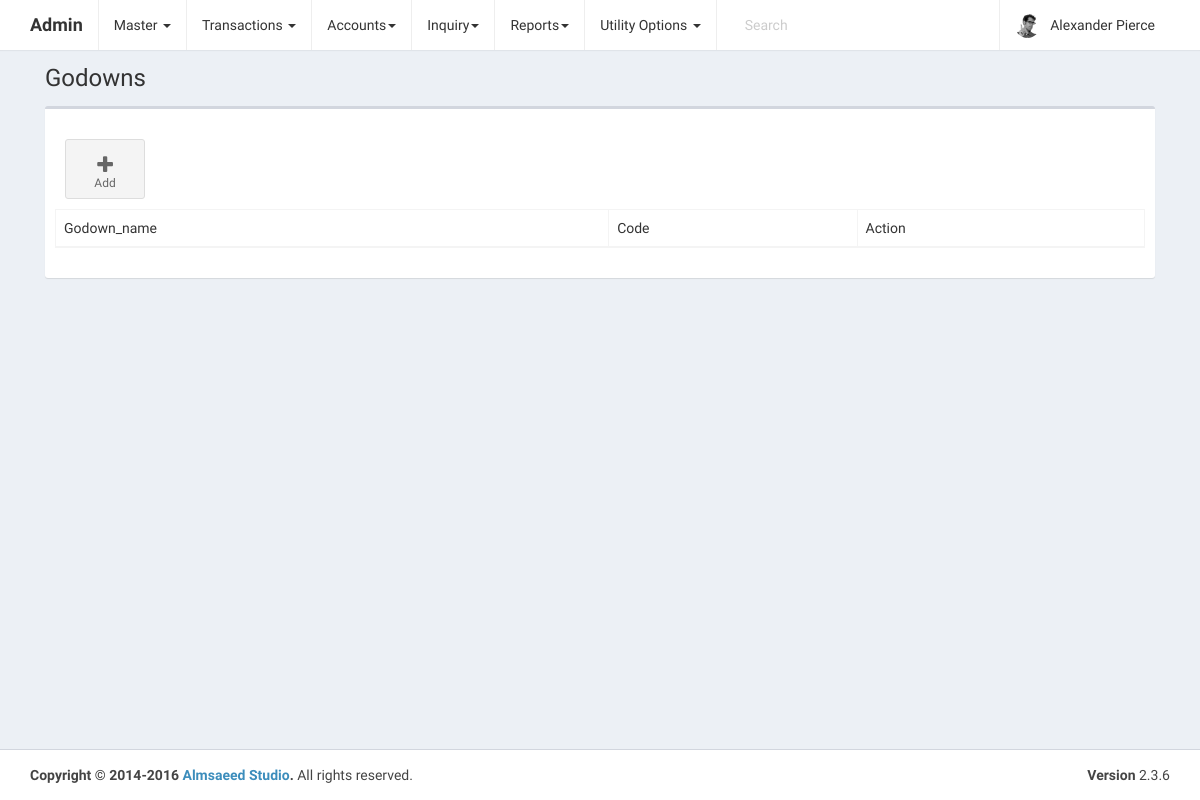
/home.php?controller=godown&action=godowns, run on an earlier commit of the app's database.
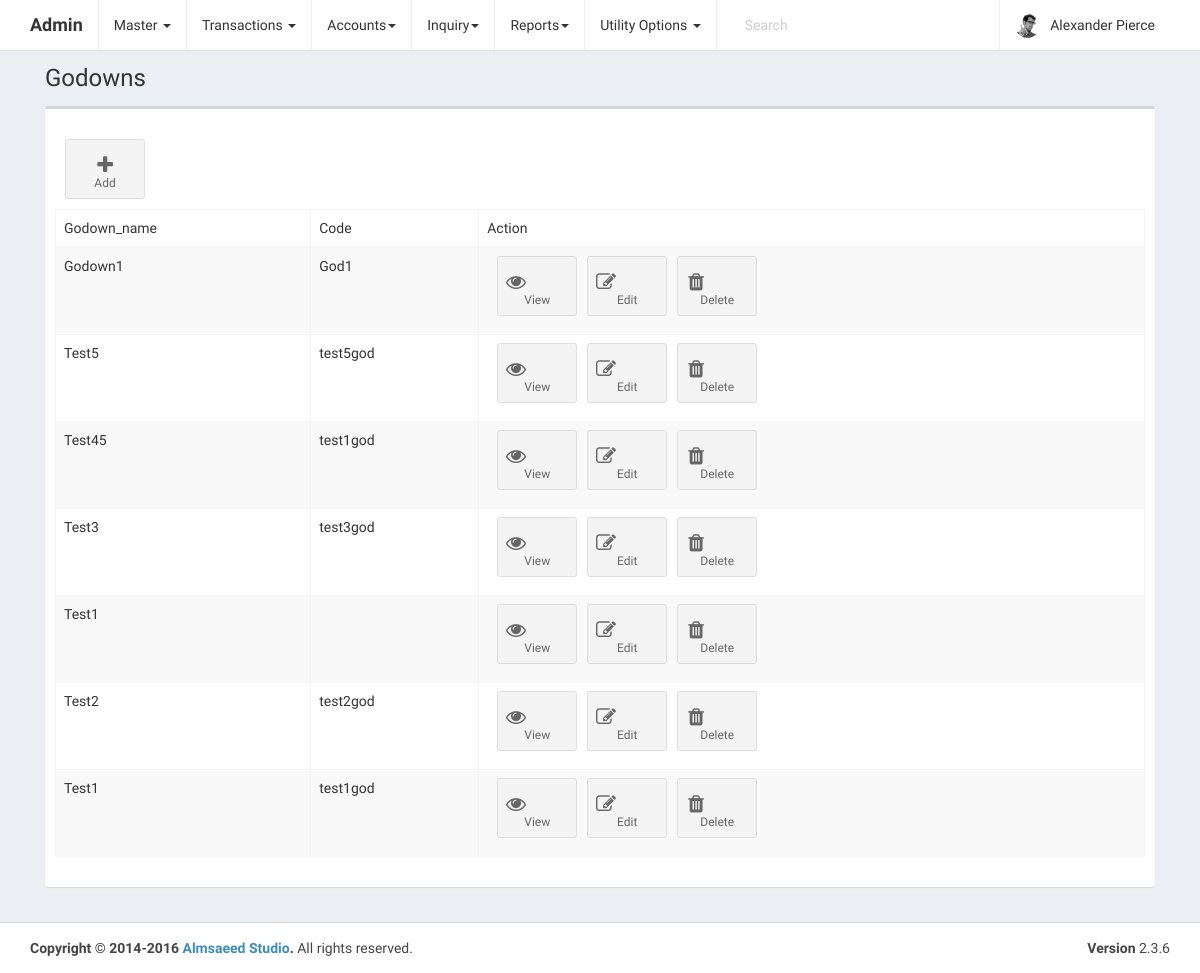
And on a later commit of the database.
### tables this page shows
CREATE TABLE `godowns` (
  `id` int(11) NOT NULL,
  `godown_name` varchar(255) NOT NULL,
  `code` varchar(255) NOT NULL,
  `branch_id` varchar(255) NOT NULL,
  `address` varchar(255) NOT NULL,
  `phone_no` int(20) NOT NULL,
  `email_id` varchar(255) NOT NULL,
  `created_at` datetime NOT NULL DEFAULT CURRENT_TIMESTAMP,
  `updated_at` datetime NOT NULL DEFAULT CURRENT_TIMESTAMP ON UPDATE CURRENT_TIMESTAMP
);

### controller/GodownController.php (called while the page is built, shortened)
<?php
include_once 'model/Godown.php';
class GodownController {
    public $model;
    public function __construct() {
        $this->model = new Godown;
    }
    public function godowns() {
        $godowns = $this->model->view_godown();
        include_once $_SERVER['DOCUMENT_ROOT'] . '/ambica_logistics/views/layout.php';
    }
}
?>

### model/Godown.php (called while the page is built, shortened)
<?php
class Godown {
    public $conn;
    public function __construct() {
        $this->conn = mysqli_connect("localhost", "root", "");
        mysqli_select_db($this->conn, "ambica_logistics");
    }
    public function view_godown() {
        $get = mysqli_query($this->conn, "SELECT * FROM godowns ORDER BY id DESC");
        return $get;
    }
}
?>

### views/godowns.php (the view, shortened to what this page needs)
<section class="content-header">
    <h1>
        Godowns
    </h1>
</section>
<section class="content">
    <div class="row">
        <div class="col-xs-12">
            <div class="box">
                <div class="box-header">
                </div>
                <div class="box-body">
                    <a href="?controller=godown&action=add_newgodown" class="btn btn-app">
                        <i class="fa fa-plus"></i> Add
                    </a>
                    <div calss="table-responsive">
                        <table id="example2" class="table table-bordered table-striped">
                            <thead>
                                <tr>
                                    <td>Godown_name</td>
                                    <td>Code</td>
                                    <td>Action</td>
                                </tr>
                            </thead>
                            <tbody>
                                <?php
                                while ($row = mysqli_fetch_assoc($godowns)) {
                                    echo "<tr>";
                                    echo "<td>" . $row['godown_name'] . "</td>";
                                    echo "<td>" . $row['code'] . "</td>";
                                echo "<td><a href=\"?controller=godown&action=edit_godowns&id=" . $row['id'] . "\" class=\"btn btn-app\"><i class=\"fa fa-fw fa-eye\"></i>View</a>"
                                    . "<a href=\"?controller=godown&action=edit_godowns&id=" . $row['id'] . "\" class=\"btn btn-app\"><i class=\"fa fa-fw fa-pencil-square-o\"></i>Edit</a>"
                                        . "<a href=\"?controller=godown&action=delete_godown&id=" . $row['id'] . "\" onclick=\"return confirm('Want to delete?')\" class=\"btn btn-app\"><i class=\"fa fa-fw fa-trash\"></i>Delete</a></td>";
                                    echo "</tr>";
                                }
                                ?>
                            </tbody>
                        </table>
                    </div>
                </div>
            </div>
        </div>
    </div>
</section>

### home.php (shortened to what this page needs)
<?php
if (isset($_GET["controller"])) {
    $controller = $_GET["controller"];
    if ($controller == "branch") {
        include_once $_SERVER['DOCUMENT_ROOT'] . '/ambica_logistics/controller/BranchMasterController.php';
        $obj = new BranchMasterController();
        if (isset($_GET["action"])) {
            if ($_GET["action"] == "branches") {
                $obj->branches();
            } elseif ($_GET["action"] == "add_newbranch") {
                $obj->insert_record();
            } elseif ($_GET["action"] == "edit_branch") {
                if (isset($_GET["id"])) {
                    $branch_id = $_GET["id"];
                    $obj->update($branch_id);
                }
            } elseif ($_GET["action"] == "get_branch") {
                $obj->update();
            } elseif ($_GET["action"] == "delete_branch") {
                if (isset($_GET['id'])) {
                    $branch_id = $_GET['id'];
                    $obj->delete($branch_id);
                }
            }
        }
    } elseif ($controller == "godown") {
        include_once $_SERVER['DOCUMENT_ROOT'] . '/ambica_logistics/controller/GodownController.php';
        $obj = new GodownController();
        if (isset($_GET["action"])) {
            if ($_GET["action"] == "godowns") {
                $obj->godowns();
            } elseif ($_GET["action"] == "add_newgodown") {
                $obj->insert_record();
            } elseif ($_GET["action"] == "edit_godowns") {
                if (isset($_GET["id"])) {
                    $godown_id = $_GET["id"];
                    $obj->update_godown($godown_id);
                }
            } elseif ($_GET["action"] == "get_godown") {
                $obj->update_godown();
            } elseif ($_GET["action"] == "delete_godown") {
                if (isset($_GET['id'])) {
                    $godown_id = $_GET['id'];
                    $obj->delete($godown_id);
                }
            }
        }
    }
} else {
    $view_file = 'home.php';
    include_once $_SERVER['DOCUMENT_ROOT'] . '/ambica_logistics/views/layout.php';
}
?>

### views/layout.php (shortened to what this page needs)
<!DOCTYPE html>
<html>
    <head>
        <link rel="stylesheet" href="public/plugins/bootstrap/css/bootstrap.min.css">
        <link rel="stylesheet" href="public/css/font-awesome.min.css">
        <link rel="stylesheet" href="public/plugins/datatables/dataTables.bootstrap.css">
        <link rel="stylesheet" href="public/css/admin.min.css">
        <link rel="stylesheet" href="public/css/skins/_all-skins.min.css">
    </head>
    <body class="hold-transition skin-black layout-top-nav">
        <div class="wrapper">
            <header class="main-header">
                <nav class="navbar navbar-static-top">
                    <div class="container">
                        <div class="navbar-header">
                            <a href="home.php" class="navbar-brand"><b>Admin</b></a>
                        </div>
                        <div class="collapse navbar-collapse pull-left" id="navbar-collapse">
                            <ul class="nav navbar-nav">
                                <li class="dropdown">
                                    <a href="#" class="dropdown-toggle" data-toggle="dropdown" aria-expanded="true">Master <span class="caret"></span></a>
                                </li>
                                <li class="dropdown">
                                    <a href="#" class="dropdown-toggle" data-toggle="dropdown" aria-expanded="true">Transactions <span class="caret"></span></a>
                                </li>
                                <li class="dropdown">
                                    <a href="#" class="dropdown-toggle" data-toggle="dropdown" aria-expanded="true">Accounts<span class="caret"></span></a>
                                </li>
                                <li class="dropdown">
                                    <a href="#" class="dropdown-toggle" data-toggle="dropdown" aria-expanded="true">Inquiry<span class="caret"></span></a>
                                </li>
                                <li class="dropdown">
                                    <a href="#" class="dropdown-toggle" data-toggle="dropdown" aria-expanded="true">Reports<span class="caret"></span></a>
                                </li>
                                <li class="dropdown">
                                    <a href="#" class="dropdown-toggle" data-toggle="dropdown" aria-expanded="true">Utility Options <span class="caret"></span></a>
                                </li>
                            </ul>
                            <form class="navbar-form navbar-left" role="search">
                                <div class="form-group">
                                    <input type="text" class="form-control" id="navbar-search-input" placeholder="Search">
                                </div>
                            </form>
                        </div>
                        <div class="navbar-custom-menu">
                            <ul class="nav navbar-nav">
                                <li class="dropdown user user-menu">
                                    <a href="#" class="dropdown-toggle" data-toggle="dropdown">
                                        <img src="public/images/user2-160x160.jpg" class="user-image" alt="User Image">
                                        <span class="hidden-xs">Alexander Pierce</span>
                                    </a>
                                </li>
                            </ul>
                        </div>
                    </div>
                </nav>
            </header>
            <div class="content-wrapper">
                <div class="container">
                    <?php
                    include_once $_SERVER['DOCUMENT_ROOT'] . '/ambica_logistics/views/' . $view_file;
                    ?>
                </div>
            </div>
            <footer class="main-footer">
                <div class="container">
                    <div class="pull-right hidden-xs">
                        <b>Version</b> 2.3.6
                    </div>
                    <strong>Copyright &copy; 2014-2016 <a href="http://almsaeedstudio.com">Almsaeed Studio</a>.</strong> All rights
                    reserved.
                </div>
            </footer>
        </div>
    </body>
</html>

What changed in the data, as far as the page shows it:
added godowns: godown_name "Godown1", code "God1"
added godowns: godown_name "Test5", code "test5god"
added godowns: godown_name "Test45", code "test1god"
added godowns: godown_name "Test3", code "test3god"
added godowns: godown_name "Test1"
added godowns: godown_name "Test2", code "test2god"
added godowns: godown_name "Test1", code "test1god"
